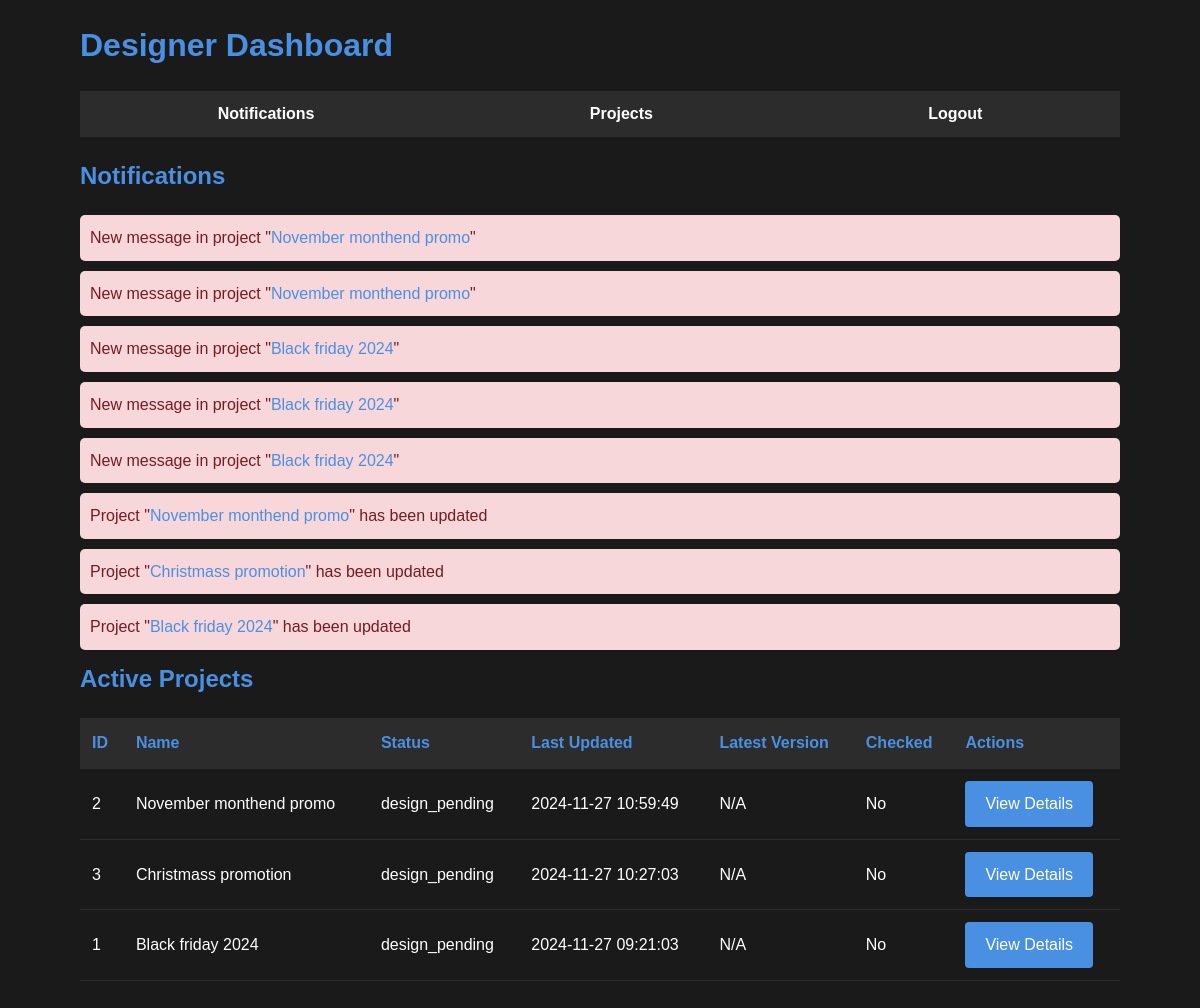
Page /designer_dashboard.php (signed in) on the earlier database version.
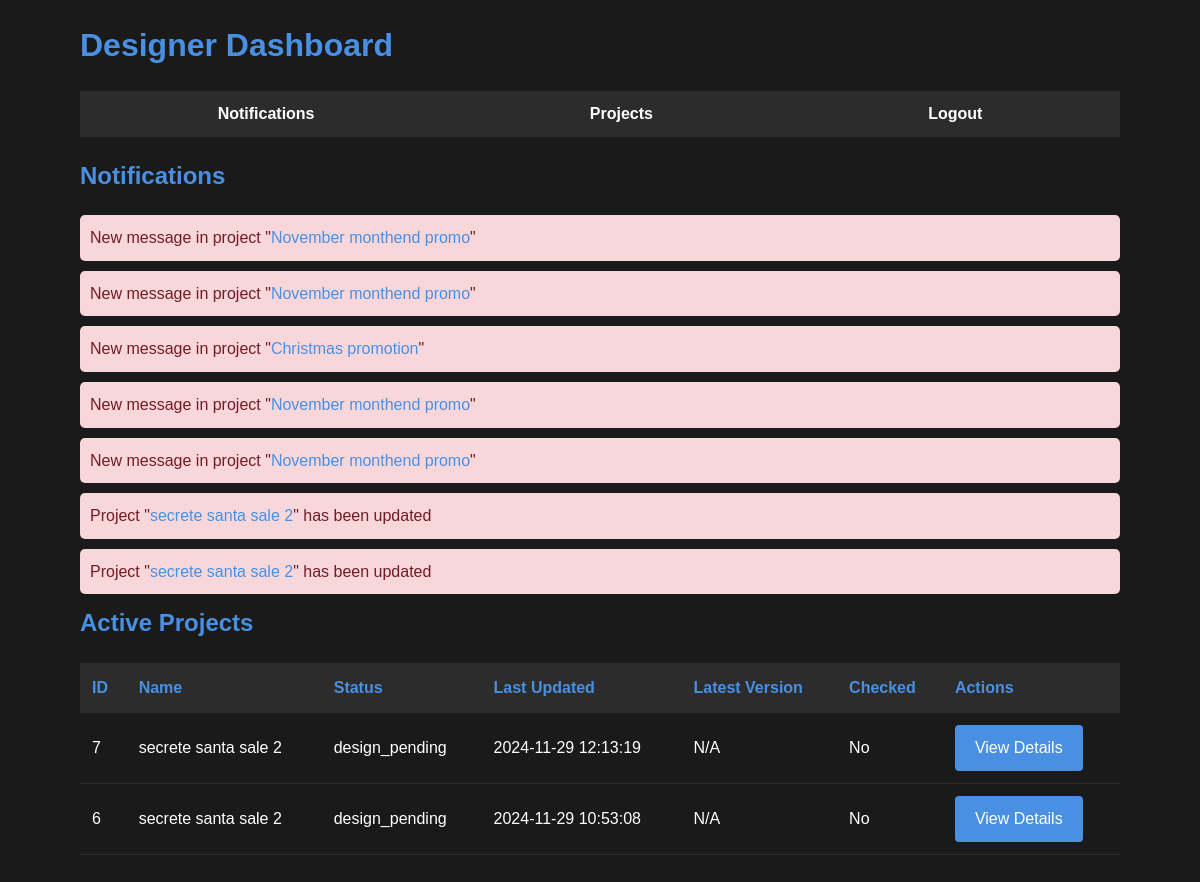
Same page on the later database version.
### tables this page shows
CREATE TABLE `chat_messages` (
  `id` int(11) NOT NULL,
  `project_id` int(11) NOT NULL,
  `user_id` int(11) NOT NULL,
  `message` text NOT NULL,
  `created_at` timestamp NOT NULL DEFAULT current_timestamp(),
  `is_closed` varchar(10) DEFAULT NULL
);

CREATE TABLE `projects` (
  `id` int(11) NOT NULL,
  `name` varchar(100) NOT NULL,
  `status` enum('design_pending','design_approved','draft_review','final_review','completed') NOT NULL,
  `created_at` timestamp NOT NULL DEFAULT current_timestamp(),
  `project_date` date NOT NULL,
  `comment` text DEFAULT NULL,
  `pdf_file_path` varchar(255) DEFAULT NULL,
  `current_draft` int(11) NOT NULL DEFAULT 1,
  `updated_at` timestamp NOT NULL DEFAULT current_timestamp() ON UPDATE current_timestamp()
);

### designer_dashboard.php (the view, shortened to what this page needs)
<?php
require_once 'config/database.php';
$stmt = $pdo->prepare("SELECT p.*,
    (SELECT COUNT(*) FROM project_checks pc WHERE pc.project_id = p.id AND pc.user_id = ? AND pc.checker_role = 'designer') as checked,
    (SELECT MAX(version_number) FROM file_versions fv WHERE fv.project_id = p.id) as latest_version
    FROM projects p
    WHERE p.status IN ('design_pending', 'design_in_progress', 'review_pending', 'changes_requested')
    ORDER BY p.updated_at DESC");
$stmt->execute([$_SESSION['user_id']]);
$projects = $stmt->fetchAll();
$stmt = $pdo->prepare("
    SELECT cm.*, p.name as project_name, p.id as project_id
    FROM chat_messages cm
    JOIN projects p ON cm.project_id = p.id
    LEFT JOIN viewed_messages vm ON cm.id = vm.message_id AND vm.user_id = ?
    WHERE vm.id IS NULL AND cm.is_closed = FALSE
    ORDER BY cm.created_at DESC
    LIMIT 5
");
$stmt->execute([$_SESSION['user_id']]);
$new_messages = $stmt->fetchAll();
$stmt = $pdo->prepare("
    SELECT p.id, p.name, p.updated_at
    FROM projects p
    WHERE p.updated_at > (SELECT COALESCE(MAX(last_viewed), '1970-01-01') FROM project_views WHERE user_id = ?)
    AND p.status IN ('design_pending', 'design_in_progress', 'review_pending', 'changes_requested')
    ORDER BY p.updated_at DESC
    LIMIT 5
");
$stmt->execute([$_SESSION['user_id']]);
$updated_projects = $stmt->fetchAll();
?>
<!DOCTYPE html>
<html lang="en">
<head>
    <link rel="stylesheet" href="public/css/style.css">
</head>
<body>
    <div class="container">
        <h1>Designer Dashboard</h1>
        <nav>
            <ul>
                <li><a href="#notifications">Notifications</a></li>
                <li><a href="#projects">Projects</a></li>
                <li><a href="logout.php">Logout</a></li>
            </ul>
        </nav>
        <section id="notifications">
            <h2>Notifications</h2>
            <?php if (count($new_messages) > 0): ?>
                <?php foreach ($new_messages as $message): ?>
                    <div class="notification" data-type="message" data-id="<?php echo $message['id']; ?>">
                        <p>New message in project "<a href="project_review.php?id=<?php echo $message['project_id']; ?>"><?php echo htmlspecialchars($message['project_name']); ?></a>"</p>
                    </div>
                <?php endforeach; ?>
            <?php endif; ?>
            <?php if (count($updated_projects) > 0): ?>
                <?php foreach ($updated_projects as $project): ?>
                    <div class="notification" data-type="project_update" data-id="<?php echo $project['id']; ?>">
                        <p>Project "<a href="project_review.php?id=<?php echo $project['id']; ?>"><?php echo htmlspecialchars($project['name']); ?></a>" has been updated</p>
                    </div>
                <?php endforeach; ?>
            <?php endif; ?>
        </section>
        <section id="projects">
            <h2>Active Projects</h2>
            <table>
                <thead>
                    <tr>
                        <th>ID</th>
                        <th>Name</th>
                        <th>Status</th>
                        <th>Last Updated</th>
                        <th>Latest Version</th>
                        <th>Checked</th>
                        <th>Actions</th>
                    </tr>
                </thead>
                <tbody>
                    <?php foreach ($projects as $project): ?>
                        <tr>
                            <td><?php echo htmlspecialchars($project['id']); ?></td>
                            <td><?php echo htmlspecialchars($project['name']); ?></td>
                            <td><?php echo htmlspecialchars($project['status']); ?></td>
                            <td><?php echo htmlspecialchars($project['updated_at']); ?></td>
                            <td><?php echo $project['latest_version'] ? htmlspecialchars($project['latest_version']) : 'N/A'; ?></td>
                            <td><?php echo $project['checked'] ? 'Yes' : 'No'; ?></td>
                            <td>
                                <a href="project_review.php?id=<?php echo $project['id']; ?>" class="btn">View Details</a>
                            </td>
                        </tr>
                    <?php endforeach; ?>
                </tbody>
            </table>
        </section>
    </div>
</body>
</html>

### public/css/style.css (style rules this page uses)
:root { --bg-primary: #1a1a1a; --bg-secondary: #2c2c2c; --text-primary: #ffffff; --text-secondary: #b3b3b3; --accent-primary: #4a90e2; --accent-secondary: #45a049; --error: #ff6b6b; --success: #6bff6b; --warning: #feca57; }
* { margin: 0; padding: 0; box-sizing: border-box; }
body { font-family: 'Arial', sans-serif; background-color: var(--bg-primary); color: var(--text-primary); line-height: 1.6; }
.container { width: 90%; max-width: 1200px; margin: 0 auto; padding: 20px; }
h1, h2, h3, h4, h5, h6 { margin-bottom: 20px; color: var(--accent-primary); }
a { color: var(--accent-primary); text-decoration: none; transition: color 0.3s ease; }
button, .btn { display: inline-block; padding: 10px 20px; background-color: var(--accent-primary); color: var(--text-primary); border: none; border-radius: 4px; cursor: pointer; transition: background-color 0.3s ease; }
table { width: 100%; border-collapse: collapse; margin-bottom: 20px; }
th, td { padding: 12px; text-align: left; border-bottom: 1px solid var(--bg-secondary); }
th { background-color: var(--bg-secondary); color: var(--accent-primary); }
nav { background-color: var(--bg-secondary); padding: 10px 0; margin-bottom: 20px; }
nav ul { list-style-type: none; display: flex; justify-content: space-around; }
nav ul li a { color: var(--text-primary); font-weight: bold; }

### designer_dashboard.php (style rules this page uses)
.notification { padding: 10px; margin-bottom: 10px; border-radius: 5px; background-color: #f8d7da; color: #721c24; }

Differences in the rows shown:
no longer on this page (row edited): chat_messages: project.name "Black friday 2024"
no longer on this page (row edited): chat_messages: project.name "Black friday 2024"
no longer on this page (row edited): chat_messages: project.name "Black friday 2024"
no longer on this page (row edited): projects: name "November monthend promo", id "2", status "design_pending", updated_at "2024-11-27 10:59:49"
removed projects: name "Christmass promotion", id "3", status "design_pending", updated_at "2024-11-27 10:27:03"
no longer on this page (row edited): projects: name "Black friday 2024", id "1", status "design_pending", updated_at "2024-11-27 09:21:03"
added chat_messages: project.name "November monthend promo"
added chat_messages: project.name "November monthend promo"
added chat_messages: project.name "Christmas promotion"
added projects: name "secrete santa sale 2", id "7", status "design_pending", updated_at "2024-11-29 12:13:19"
added projects: name "secrete santa sale 2", id "6", status "design_pending", updated_at "2024-11-29 10:53:08"
